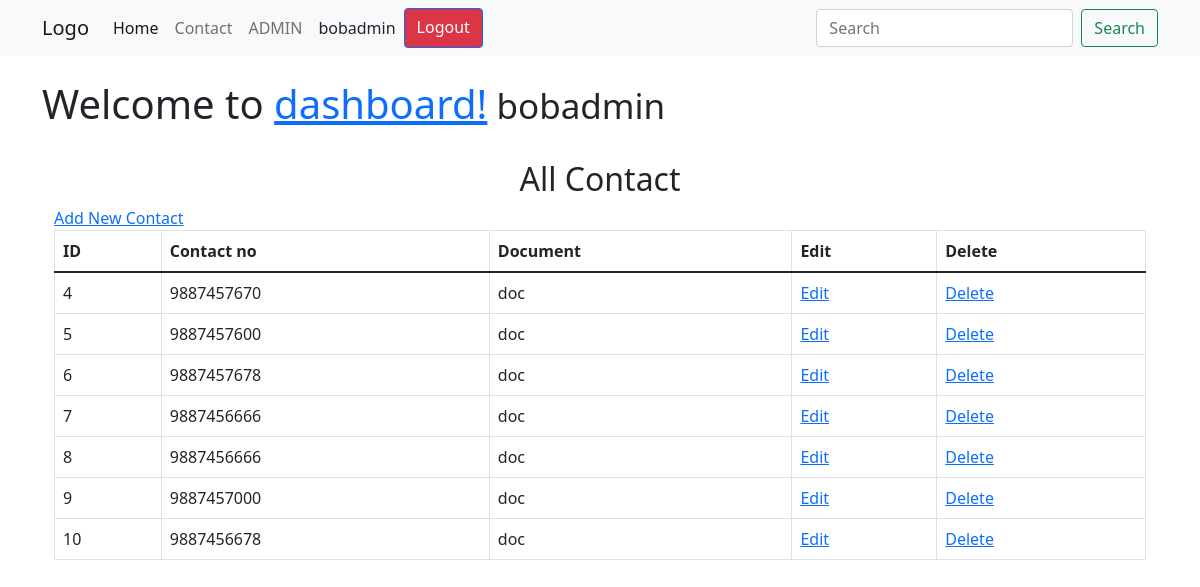
Screenshot of /view_all_contacts.php (signed in) with the database file from the repository.
### tables this page shows
CREATE TABLE `contacts` (
  `contact_id` int(4) NOT NULL,
  `contact_user_id` int(4) NOT NULL,
  `contact_no` varchar(16) DEFAULT NULL,
  `contact_document` longtext DEFAULT NULL
);

### functions.php (called while the page is built, shortened)
<?php
function is_admin($username) {
    global $connection;
    $query = "select user_role from users where username = '$username'";
    $result =  mysqli_query($connection, $query);
    $row = mysqli_fetch_array($result);
    if ($row['user_role'] == 'admin') {
        return true;
    }else {
        return false;
    }
}
?>

### view_all_contacts.php (the view, shortened to what this page needs)
<?php include "includes/header.php" ?>
<div class="container mt-4">
                <div class="row">
                    <div class="col-lg-12">
                        <h1 class="page-header">
                            Welcome to <a href='dashboard.php'>dashboard!</a><small>&nbsp;<?php echo $_SESSION['username']; ?></small>
                        </h1>
                    </div>
                </div>
        <div class="container-fluid">
            <h2 class="text-center mt-4">All Contact</h2>
            <span><a href='view_all_contacts.php?source=add_contact'>Add New Contact</a></span>
            <table class="table table-bordered table-hover">
            <thead>
            <tr>
                <th>ID</th>
                <th>Contact no</th>
                <th>Document</th>
                <th>Edit</th>
                <th>Delete</th>
            </tr>
            </thead>
            <tbody>
            <?php
            if (!is_admin($_SESSION['username'])){
            $query = "select * from contacts where contact_user_id={$_SESSION['user_id']}";
            } else {
                $query = "select * from contacts";
            }
            $sel_contacts = mysqli_query($connection, $query);
        while($row = mysqli_fetch_assoc($sel_contacts)) {
            $contact_id = $row['contact_id'];
            $contact_no = $row['contact_no'];
                echo "<tr>";
                echo "<td>$contact_id</td>";
                echo "<td>$contact_no</td>";
                echo "<td>doc</td>";
                echo "<td><a href='view_all_contacts.php?source=edit_contact&edit_contact={$contact_id}'>Edit</a></td>";
                echo "<td><a href='view_all_contacts.php?delete={$contact_id}'>Delete</a></td>";
                echo "</tr>";
        }
            ?>
            </tbody>
            </table>
        </div>
 </div>

### rows the page displays
contacts: contact_id "4", contact_no "9887457670"
contacts: contact_id "5", contact_no "9887457600"
contacts: contact_id "6", contact_no "9887457678"
contacts: contact_id "7", contact_no "9887456666"
contacts: contact_id "8", contact_no "9887456666"
contacts: contact_id "9", contact_no "9887457000"
contacts: contact_id "10", contact_no "9887456678"

### other values shown
$_SESSION['username'] "bobadmin"
